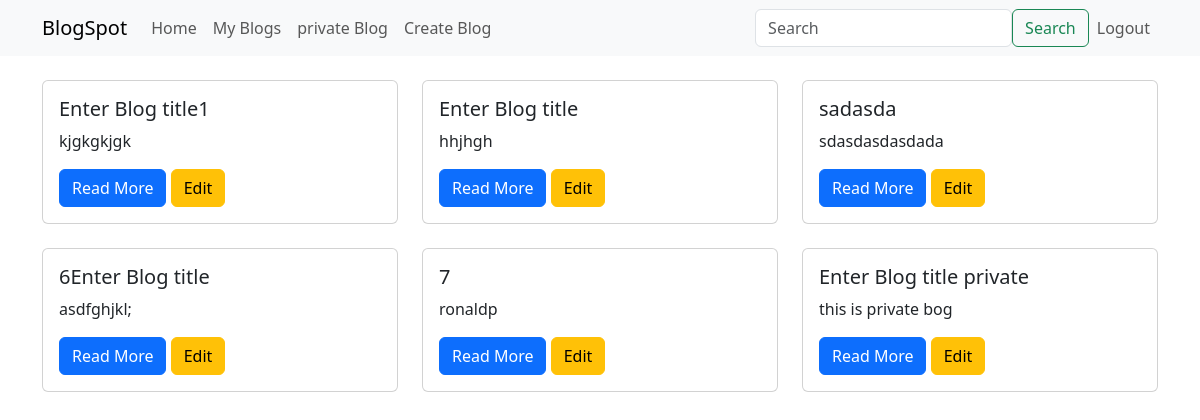
The app's page /myblog/ (signed in) with its own data.
### blog/models.py (models this page shows, shortened)
class Createblog(models.Model):
    user = models.ForeignKey(Bloguser, on_delete= models.CASCADE, related_name= 'user')
    title = models.TextField(max_length=256)
    description = models.TextField()
    blog_img = models.ImageField(upload_to='media/', blank=True)
    published_on = models.DateField(default= timezone.now)
    edited_on = models.DateField(default=timezone.now)
    BLOG_CHOICES = (
        ('P', 'Private'),
        ('S', 'Public'),
    )
    blog_type = models.CharField(max_length=20, default= "S", choices=BLOG_CHOICES)

### blog/views.py (the view)
# urls.py: path('myblog/', my_blogs, name = "myblog"),
@login_required
def my_blogs(request):
    user = request.user
    blogs = Createblog.objects.filter(user=user)
    return render(request, 'myblogs.html', {'blogs': blogs})

### blog/models.py (called while the page is built)
    def __str__(self) -> str:
        return self.username

### blog/templates/myblogs.html (shortened to what this page needs)
<!DOCTYPE html>
<html lang="en">
<head>
    {% load bootstrap5 %}
    {% bootstrap_css %}
</head>
<body>
    <nav class="navbar navbar-expand-lg navbar-light bg-light">
        <div class="container">
         <a class="navbar-brand" href="{% url 'index' %}">BlogSpot</a>
         <div class="collapse navbar-collapse" id="navbarSupportedContent">
             <ul class="navbar-nav mr-auto">
                 <li class="nav-item active">
                     <a class="nav-link" href="{% url 'index' %}">Home</a>
                 </li>
                 {% if user.is_authenticated %}
                 <li class="nav-item">
                     <a class="nav-link" href="{% url 'myblog' %}">My Blogs</a>
                 </li>
                 <li class="nav-item">
                     <a class="nav-link" href="{% url 'privateblog' %}">private Blog</a>
                 </li>
                 <li class="nav-item">
                     <a class="nav-link" href="{% url 'newblog' %}">Create Blog</a>
                 </li>
             </div>
                 <form method="POST" action="{% url 'individual' %}" class="form-inline d-flex my-2 my-lg-0">
                     <input class="form-control mr-sm-2" type="search" name="search_item" placeholder="Search" aria-label="Search">
                     <button class="btn btn-outline-success my-2 my-sm-0" style="display: inline-block; margin-top: 8px;"  type="submit">Search</button>
                 </form>
                 <li class="nav-item navbar-nav mr-auto">
                     <a class="nav-link" href="{% url 'logout' %}">Logout</a>
                 </li>
                 {% else %}
                 <li class="nav-item navbar-nav mr-auto">
                     <a class="nav-link" href="{% url 'login' %}">Login</a>
                 </li>
                 {% endif %}
         </div>
     </nav>
    <div class="container mt-4">
        <div class="row">
            {% for blog in blogs %}
            <div class="col-md-4 mb-4">
                <div class="card">
                    <div class="card-body">
                        <h5 class="card-title">{{ blog.title }}</h5>
                        <p class="card-text">{{ blog.description|truncatewords:15 }}</p>
                        <a href="{% url 'details' blog.pk %}" class="btn btn-primary">Read More</a>
                        {% if blog.user == user %}
                        <a href="{% url 'edit' blog.pk %}" class="btn btn-warning">Edit</a>
                        {% endif %}
                    </div>
                </div>
            </div>
            {% endfor %}
        </div>
    </div>
</body>
</html>

### records on screen
Createblog: title "Enter Blog title1", description "kjgkgkjgk", shows "Edit"
Createblog: title "Enter Blog title", description "hhjhgh", shows "Edit"
Createblog: title "sadasda", description "sdasdasdasdada", shows "Edit"
Createblog: title "6Enter Blog title", description "asdfghjkl;", shows "Edit"
Createblog: title "7", description "ronaldp", shows "Edit"
Createblog: title "Enter Blog title private", description "this is private bog", shows "Edit"
